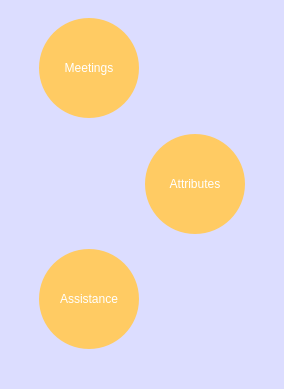
<?xml version="1.0" encoding="UTF-8"?>
<ui version="4.0">
 <class>MainWindow</class>
 <widget class="QMainWindow" name="MainWindow">
  <property name="geometry">
   <rect>
    <x>0</x>
    <y>0</y>
    <width>266</width>
    <height>389</height>
   </rect>
  </property>
  <property name="windowTitle">
   <string>MainWindow</string>
  </property>
  <property name="styleSheet">
   <string notr="true">background-color: rgb(220, 221, 255);
border-top-color: rgb(255, 255, 255);
margin-left: 30px;
margin-right: 30px;</string>
  </property>
  <widget class="QWidget" name="centralwidget">
   <layout class="QGridLayout" name="gridLayout">
    <item row="0" column="0">
     <layout class="QVBoxLayout" name="verticalLayout">
      <item>
       <layout class="QHBoxLayout" name="horizontalLayout_2">
        <item>
         <widget class="QPushButton" name="RoundButton">
          <property name="styleSheet">
           <string notr="true">background-color:  rgb(255, 203, 99);
aspect-ratio: 1 / 1;
 color: white;
 border-width: 0px;
 border-radius:50px;
 min-width:100px;
 min-height:100px;</string>
          </property>
          <property name="text">
           <string>Meetings</string>
          </property>
         </widget>
        </item>
        <item>
         <widget class="QWidget" name="widget" native="true">
          <property name="minimumSize">
           <size>
            <width>100</width>
            <height>100</height>
           </size>
          </property>
         </widget>
        </item>
       </layout>
      </item>
      <item>
       <layout class="QHBoxLayout" name="horizontalLayout">
        <item>
         <widget class="QWidget" name="widget_2" native="true">
          <property name="minimumSize">
           <size>
            <width>100</width>
            <height>100</height>
           </size>
          </property>
         </widget>
        </item>
        <item>
         <widget class="QPushButton" name="pushButton_2">
          <property name="styleSheet">
           <string notr="true">background-color:  rgb(255, 203, 99);
aspect-ratio: 1 / 1;
 color: white;
 border-width: 0px;
 border-radius:50px;
 max-width:100px;
 max-height:100px;
 min-width:100px;
 min-height:100px;</string>
          </property>
          <property name="text">
           <string>Attributes</string>
          </property>
         </widget>
        </item>
       </layout>
      </item>
      <item>
       <layout class="QHBoxLayout" name="horizontalLayout_3">
        <item>
         <widget class="QPushButton" name="pushButton_3">
          <property name="styleSheet">
           <string notr="true">background-color:  rgb(255, 203, 99);
aspect-ratio: 1 / 1;
 color: white;
 border-width: 0px;
 border-radius:50px;
 max-width:100px;
 max-height:100px;
 min-width:100px;
 min-height:100px;</string>
          </property>
          <property name="text">
           <string>Assistance</string>
          </property>
         </widget>
        </item>
        <item>
         <widget class="QWidget" name="widget_3" native="true">
          <property name="minimumSize">
           <size>
            <width>100</width>
            <height>100</height>
           </size>
          </property>
         </widget>
        </item>
       </layout>
      </item>
     </layout>
    </item>
   </layout>
  </widget>
  <widget class="QStatusBar" name="statusbar"/>
 </widget>
 <resources/>
 <connections/>
</ui>
